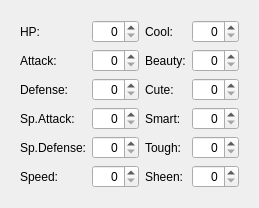
          <widget class="QWidget" name="evTab">
           <attribute name="title">
            <string>EVs/Condition</string>
           </attribute>
           <layout class="QVBoxLayout" name="verticalLayout_6">
            <item>
             <widget class="QWidget" name="widget_7" native="true">
              <layout class="QGridLayout" name="gridLayout_2">
               <item row="2" column="2">
                <widget class="QLabel" name="label_31">
                 <property name="text">
                  <string>Cute:</string>
                 </property>
                </widget>
               </item>
               <item row="0" column="2">
                <widget class="QLabel" name="label_29">
                 <property name="text">
                  <string>Cool:</string>
                 </property>
                </widget>
               </item>
               <item row="1" column="0">
                <widget class="QLabel" name="label_24">
                 <property name="text">
                  <string>Attack:</string>
                 </property>
                </widget>
               </item>
               <item row="5" column="2">
                <widget class="QLabel" name="label_34">
                 <property name="text">
                  <string>Sheen:</string>
                 </property>
                </widget>
               </item>
               <item row="1" column="2">
                <widget class="QLabel" name="label_30">
                 <property name="text">
                  <string>Beauty:</string>
                 </property>
                </widget>
               </item>
               <item row="3" column="0">
                <widget class="QLabel" name="label_26">
                 <property name="text">
                  <string>Sp.Attack:</string>
                 </property>
                </widget>
               </item>
               <item row="2" column="0">
                <widget class="QLabel" name="label_25">
                 <property name="text">
                  <string>Defense:</string>
                 </property>
                </widget>
               </item>
               <item row="4" column="0">
                <widget class="QLabel" name="label_27">
                 <property name="text">
                  <string>Sp.Defense:</string>
                 </property>
                </widget>
               </item>
               <item row="5" column="1">
                <widget class="QSpinBox" name="speedEV">
                 <property name="sizePolicy">
                  <sizepolicy hsizetype="Expanding" vsizetype="Fixed">
                   <horstretch>0</horstretch>
                   <verstretch>0</verstretch>
                  </sizepolicy>
                 </property>
                 <property name="alignment">
                  <set>Qt::AlignRight|Qt::AlignTrailing|Qt::AlignVCenter</set>
                 </property>
                 <property name="accelerated">
                  <bool>true</bool>
                 </property>
                 <property name="maximum">
                  <number>255</number>
                 </property>
                </widget>
               </item>
               <item row="0" column="0">
                <widget class="QLabel" name="label_23">
                 <property name="text">
                  <string>HP:</string>
                 </property>
                </widget>
               </item>
               <item row="5" column="0">
                <widget class="QLabel" name="label_28">
                 <property name="text">
                  <string>Speed:</string>
                 </property>
                </widget>
               </item>
               <item row="3" column="2">
                <widget class="QLabel" name="label_32">
                 <property name="text">
                  <string>Smart:</string>
                 </property>
                </widget>
               </item>
               <item row="2" column="1">
                <widget class="QSpinBox" name="defenseEV">
                 <property name="sizePolicy">
                  <sizepolicy hsizetype="Expanding" vsizetype="Fixed">
                   <horstretch>0</horstretch>
                   <verstretch>0</verstretch>
                  </sizepolicy>
                 </property>
                 <property name="alignment">
                  <set>Qt::AlignRight|Qt::AlignTrailing|Qt::AlignVCenter</set>
                 </property>
                 <property name="accelerated">
                  <bool>true</bool>
                 </property>
                 <property name="maximum">
                  <number>255</number>
                 </property>
                </widget>
               </item>
               <item row="3" column="1">
                <widget class="QSpinBox" name="spAttackEV">
                 <property name="sizePolicy">
                  <sizepolicy hsizetype="Expanding" vsizetype="Fixed">
                   <horstretch>0</horstretch>
                   <verstretch>0</verstretch>
                  </sizepolicy>
                 </property>
                 <property name="alignment">
                  <set>Qt::AlignRight|Qt::AlignTrailing|Qt::AlignVCenter</set>
                 </property>
                 <property name="accelerated">
                  <bool>true</bool>
                 </property>
                 <property name="maximum">
                  <number>255</number>
                 </property>
                </widget>
               </item>
               <item row="4" column="1">
                <widget class="QSpinBox" name="spDefenseEV">
                 <property name="sizePolicy">
                  <sizepolicy hsizetype="Expanding" vsizetype="Fixed">
                   <horstretch>0</horstretch>
                   <verstretch>0</verstretch>
                  </sizepolicy>
                 </property>
                 <property name="alignment">
                  <set>Qt::AlignRight|Qt::AlignTrailing|Qt::AlignVCenter</set>
                 </property>
                 <property name="accelerated">
                  <bool>true</bool>
                 </property>
                 <property name="maximum">
                  <number>255</number>
                 </property>
                </widget>
               </item>
               <item row="4" column="2">
                <widget class="QLabel" name="label_33">
                 <property name="text">
                  <string>Tough:</string>
                 </property>
                </widget>
               </item>
               <item row="0" column="1">
                <widget class="QSpinBox" name="hpEV">
                 <property name="sizePolicy">
                  <sizepolicy hsizetype="Expanding" vsizetype="Fixed">
                   <horstretch>0</horstretch>
                   <verstretch>0</verstretch>
                  </sizepolicy>
                 </property>
                 <property name="alignment">
                  <set>Qt::AlignRight|Qt::AlignTrailing|Qt::AlignVCenter</set>
                 </property>
                 <property name="accelerated">
                  <bool>true</bool>
                 </property>
                 <property name="maximum">
                  <number>255</number>
                 </property>
                </widget>
               </item>
               <item row="1" column="1">
                <widget class="QSpinBox" name="attackEV">
                 <property name="sizePolicy">
                  <sizepolicy hsizetype="Expanding" vsizetype="Fixed">
                   <horstretch>0</horstretch>
                   <verstretch>0</verstretch>
                  </sizepolicy>
                 </property>
                 <property name="alignment">
                  <set>Qt::AlignRight|Qt::AlignTrailing|Qt::AlignVCenter</set>
                 </property>
                 <property name="accelerated">
                  <bool>true</bool>
                 </property>
                 <property name="maximum">
                  <number>255</number>
                 </property>
                </widget>
               </item>
               <item row="0" column="3">
                <widget class="QSpinBox" name="cool">
                 <property name="sizePolicy">
                  <sizepolicy hsizetype="Expanding" vsizetype="Fixed">
                   <horstretch>0</horstretch>
                   <verstretch>0</verstretch>
                  </sizepolicy>
                 </property>
                 <property name="alignment">
                  <set>Qt::AlignRight|Qt::AlignTrailing|Qt::AlignVCenter</set>
                 </property>
                 <property name="accelerated">
                  <bool>true</bool>
                 </property>
                 <property name="maximum">
                  <number>255</number>
                 </property>
                </widget>
               </item>
               <item row="1" column="3">
                <widget class="QSpinBox" name="beauty">
                 <property name="sizePolicy">
                  <sizepolicy hsizetype="Expanding" vsizetype="Fixed">
                   <horstretch>0</horstretch>
                   <verstretch>0</verstretch>
                  </sizepolicy>
                 </property>
                 <property name="alignment">
                  <set>Qt::AlignRight|Qt::AlignTrailing|Qt::AlignVCenter</set>
                 </property>
                 <property name="accelerated">
                  <bool>true</bool>
                 </property>
                 <property name="maximum">
                  <number>255</number>
                 </property>
                </widget>
               </item>
               <item row="2" column="3">
                <widget class="QSpinBox" name="cute">
                 <property name="sizePolicy">
                  <sizepolicy hsizetype="Expanding" vsizetype="Fixed">
                   <horstretch>0</horstretch>
                   <verstretch>0</verstretch>
                  </sizepolicy>
                 </property>
                 <property name="alignment">
                  <set>Qt::AlignRight|Qt::AlignTrailing|Qt::AlignVCenter</set>
                 </property>
                 <property name="accelerated">
                  <bool>true</bool>
                 </property>
                 <property name="maximum">
                  <number>255</number>
                 </property>
                </widget>
               </item>
               <item row="3" column="3">
                <widget class="QSpinBox" name="smart">
                 <property name="sizePolicy">
                  <sizepolicy hsizetype="Expanding" vsizetype="Fixed">
                   <horstretch>0</horstretch>
                   <verstretch>0</verstretch>
                  </sizepolicy>
                 </property>
                 <property name="alignment">
                  <set>Qt::AlignRight|Qt::AlignTrailing|Qt::AlignVCenter</set>
                 </property>
                 <property name="accelerated">
                  <bool>true</bool>
                 </property>
                 <property name="maximum">
                  <number>255</number>
                 </property>
                </widget>
               </item>
               <item row="4" column="3">
                <widget class="QSpinBox" name="tough">
                 <property name="sizePolicy">
                  <sizepolicy hsizetype="Expanding" vsizetype="Fixed">
                   <horstretch>0</horstretch>
                   <verstretch>0</verstretch>
                  </sizepolicy>
                 </property>
                 <property name="alignment">
                  <set>Qt::AlignRight|Qt::AlignTrailing|Qt::AlignVCenter</set>
                 </property>
                 <property name="accelerated">
                  <bool>true</bool>
                 </property>
                 <property name="maximum">
                  <number>255</number>
                 </property>
                </widget>
               </item>
               <item row="5" column="3">
                <widget class="QSpinBox" name="sheen">
                 <property name="sizePolicy">
                  <sizepolicy hsizetype="Expanding" vsizetype="Fixed">
                   <horstretch>0</horstretch>
                   <verstretch>0</verstretch>
                  </sizepolicy>
                 </property>
                 <property name="alignment">
                  <set>Qt::AlignRight|Qt::AlignTrailing|Qt::AlignVCenter</set>
                 </property>
                 <property name="accelerated">
                  <bool>true</bool>
                 </property>
                 <property name="maximum">
                  <number>255</number>
                 </property>
                </widget>
               </item>
              </layout>
             </widget>
            </item>
           </layout>
          </widget>
